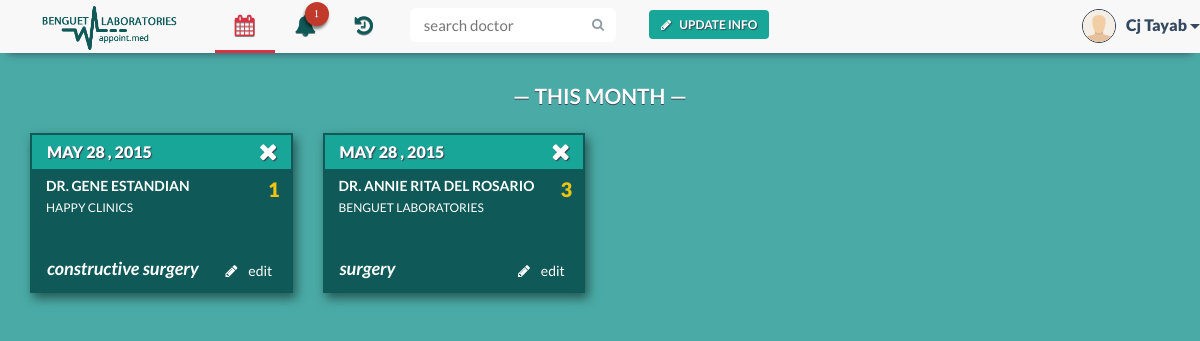
The page /appointment_month.php (signed in) on the database its author committed.
### tables this page shows
CREATE TABLE IF NOT EXISTS `patient` (
  `patient_id` varchar(30) NOT NULL,
  `patient_name` varchar(30) NOT NULL,
  `patient_contact` varchar(20) NOT NULL,
  `birthdate` date NOT NULL,
  `email` varchar(30) NOT NULL,
  `username` varchar(30) NOT NULL,
  `occupation` text,
  PRIMARY KEY (`patient_id`),
  KEY `username` (`username`)
);

CREATE TABLE IF NOT EXISTS `appointment` (
  `appointment_id` int(30) NOT NULL AUTO_INCREMENT,
  `remarks` text NOT NULL,
  `doctor_id` varchar(30) NOT NULL,
  `patient_id` varchar(30) NOT NULL,
  `appoint_date` date NOT NULL,
  `appointment_status` enum('Cancelled','Completed','Referred','Inqueue') NOT NULL,
  `clinic_id` int(30) NOT NULL,
  PRIMARY KEY (`appointment_id`),
  KEY `doctor_id_2` (`doctor_id`),
  KEY `patient_id` (`patient_id`),
  KEY `clinic_id` (`clinic_id`)
);

CREATE TABLE IF NOT EXISTS `doctor` (
  `doctor_id` varchar(30) NOT NULL,
  `doctor_name` varchar(30) NOT NULL,
  `specialization` text NOT NULL,
  `doctor_status` enum('In','Out','Break') NOT NULL,
  `email` varchar(30) NOT NULL,
  `username` varchar(30) NOT NULL,
  PRIMARY KEY (`doctor_id`),
  KEY `username` (`username`)
);

CREATE TABLE IF NOT EXISTS `clinic` (
  `clinic_id` int(30) NOT NULL AUTO_INCREMENT,
  `clinic_location` varchar(200) NOT NULL,
  `clinic_name` varchar(50) NOT NULL,
  `clinic_contact` text NOT NULL,
  `doctor_id` varchar(30) NOT NULL,
  `cut_off_no` int(30) NOT NULL,
  PRIMARY KEY (`clinic_id`),
  KEY `doctor_id` (`doctor_id`)
);

CREATE TABLE IF NOT EXISTS `queue_notif` (
  `queue_id` int(100) NOT NULL,
  `clinic_id` int(30) NOT NULL,
  `appointment_id` int(30) NOT NULL,
  `appoint_date` date NOT NULL,
  KEY `appointment_id` (`appointment_id`),
  KEY `clinic_id` (`clinic_id`),
  KEY `queue_id` (`queue_id`)
);

### include/appointment-panel.php (the view, shortened to what this page needs)
<?php
if (mysqli_num_rows($p_result) >= 1) {
    while ($d_row = mysqli_fetch_array($p_result)) {
        $app_id = $d_row['appointment_id'];
        $doctor = $d_row['doctor_id'];
        $date = $d_row['appoint_date'];
        $date = date("F j , Y", strtotime($date));
        $c_id = $d_row['clinic_id'];
        $d_result = mysqli_query($con, "SELECT * FROM doctor NATURAL JOIN clinic NATURAL JOIN clinic_schedule WHERE doctor_id LIKE '$doctor' AND clinic_id LIKE '$c_id'");
        $doc = mysqli_fetch_array($d_result);
        $clinic_name = $doc['clinic_name'];
        $days = $doc['days'];
        $queue = mysqli_query($con, "SELECT * FROM queue_notif WHERE appointment_id LIKE '$app_id' ");
        $queue_row = mysqli_fetch_array($queue);
        $queue_id = $queue_row['queue_id'];
        $queue_date = $queue_row['appoint_date'];
        echo '<div class="col-xs-12 col-md-6 col-lg-3" id="' . $d_row['appointment_id'] . '">';
        echo "<div class='panel panel-default' id='asd'><div class='panel-heading appointment-date' >";
        echo $date;
        echo "<a href=\"close.php?id=$d_row[appointment_id]&doc=$doctor&pat=$patient_id&cid=$c_id&qid=$queue_id&qd=$queue_date\" onclick='return confirm(\"Do you want to cancel this appointment?\")' title=\"Cancel\"><i class=\"fa fa-remove fa-lg delete-btn\"></i></a></div>
    <div class=\"panel-body\">";
        echo '<p class="appointment-header">Dr. ' . $doc['doctor_name'] . '</p>';
        echo '<p>' . $clinic_name . '</p>';
        echo '<p class="pt-queue-number"><span>'.$queue_id.'</span></p>';
        echo "</div><div class='appmnt-pnl-btns'>
    <a class='btn btn-block appo tooltip-top' data-toggle='modal' data-target='.bs-example-modal-sm' data-id='" . $app_id . "' data-doctor-id='" . $doctor . "' data-clinic-id='" . $c_id . "' data-days='".$days."' data-tooltip='edit this appointment'><span><i class='fa fa-pencil'></i></span> Edit</a>";
        echo '<p class="appointment-specs">' . $doc['specialization'] . '</p></div></div>';
        echo '</div>';
    }
}
?>

### include/pt-nav-end.php (shortened to what this page needs)
                <li class="nav-button navbar-right">
                    <button type="button" class="btn btn-default btn-noborder green-btn nav-modal-button" data-toggle="modal" data-target=".bs-pt-edit-profile-modal-lg" data-id="'.$appointment_id.'" data-patient-id="'.$patient_id.'">
                    <i class="fa fa-pencil"></i>Update Info</button>
                </li>
                <form class="navbar-form navbar-right" method="post" role="search" action="search.php">
                    <div class="input-group search-bar">
                        <input type="text" class="form-control" name="search" placeholder="search doctor" id="inputSearch">
                        <span class="input-group-btn">
                            <button type="submit" class="btn"><i class="fa fa-search"></i></button>
                        </span>
                    </div>
                </form>
            </ul>
            <ul class="nav navbar-nav navbar-right signedin">
                <div class="btn-group navbar-right tooltip-bottom" data-tooltip="You">
                    <button type="button" class="btn btn-default btn-lg btn-noborder dropdown-toggle" data-toggle="dropdown" aria-expanded="false">
                        <div class="signedin-photo">
                            <img src="img/profile/<?php
                            $file = "img/profile/" . $patient_id . ".jpg";
                            if (file_exists($file)) {
                                echo $patient_id;
                            } else {
                                echo 'profile_avatar';
                            }
                            ?>.jpg" class="img-responsive">
                        </div>
            <?php echo $patient_n ?>
                        <span class="caret"></span>
                    </button>
                </div>
            </ul>
        </div>
    </div>
</nav>

### css/tooltip.css (style rules this page uses)
[data-tooltip], .tooltip { position: relative; cursor: pointer; }
[data-tooltip]:before, [data-tooltip]:after, .tooltip:before, .tooltip:after { position: absolute; visibility: hidden; -ms-filter: "progid:DXImageTransform.Microsoft.Alpha(Opacity=0)"; filter: progid:DXImageTransform.Microsoft.Alpha(Opacity=0); opacity: 0; -webkit-transition: opacity 0.2s ease-in-out, visibility 0.2s ease-in-out, -webkit-transform 0.2s cubic-bezier(0.71, 1.7, 0.77, 1.24); -moz-transition: opacity 0.2s ease-in-out, visibility 0.2s ease-in-out, -moz-transform 0.2s cubic-bezier(0.71, 1.7, 0.77, 1.24); transition: opacity 0.2s ease-in-out, visibility 0.2s ease-in-out, transform 0.2s cubic-bezier(0.71, 1.7, 0.77, 1.24); -webkit-transform: translate3d(0, 0, 0); -moz-transform: translate3d(0, 0, 0); transform: translate3d(0, 0, 0); pointer-events: none; }
.tooltip:before, [data-tooltip]:before { z-index: 1001; border: 6px solid transparent; background: transparent; content: ""; }
.tooltip:after, [data-tooltip]:after { z-index: 1002; padding: 8px; min-width: 120px; background-color: #000; background-color: hsla(0, 0%, 20%, 0.9); color: #fff; content: attr(data-tooltip); font-size: 14px; line-height: 1.2; text-align: center; }
[data-tooltip]:before, [data-tooltip]:after, .tooltip:before, .tooltip:after, .tooltip-top:before, .tooltip-top:after { bottom: 100%; left: 50%; }
[data-tooltip]:before, .tooltip:before, .tooltip-top:before { margin-left: -6px; margin-bottom: -12px; border-top-color: #000; border-top-color: hsla(0, 0%, 20%, 0.9); }
[data-tooltip]:after, .tooltip:after, .tooltip-top:after { margin-left: -60px; }
.tooltip-bottom:before, .tooltip-bottom:after { top: 100%; bottom: auto; left: 50%; }
.tooltip-bottom:before { margin-top: -12px; margin-bottom: 0; border-top-color: transparent; border-bottom-color: #000; border-bottom-color: hsla(0, 0%, 20%, 0.9); }

### rows shown on the page
patient: patient_name "Cj Tayab"
appointment: appoint_date "MAY 28 , 2015", doctor.doctor_name "GENE ESTANDIAN", clinic.clinic_name "HAPPY CLINICS", queue_notif.queue_id "1", doctor.specialization "constructive surgery"
appointment: appoint_date "MAY 28 , 2015", doctor.doctor_name "ANNIE RITA DEL ROSARIO", clinic.clinic_name "BENGUET LABORATORIES", queue_notif.queue_id "3", doctor.specialization "surgery"

### other values the page prints
$notif_count2 "1"
